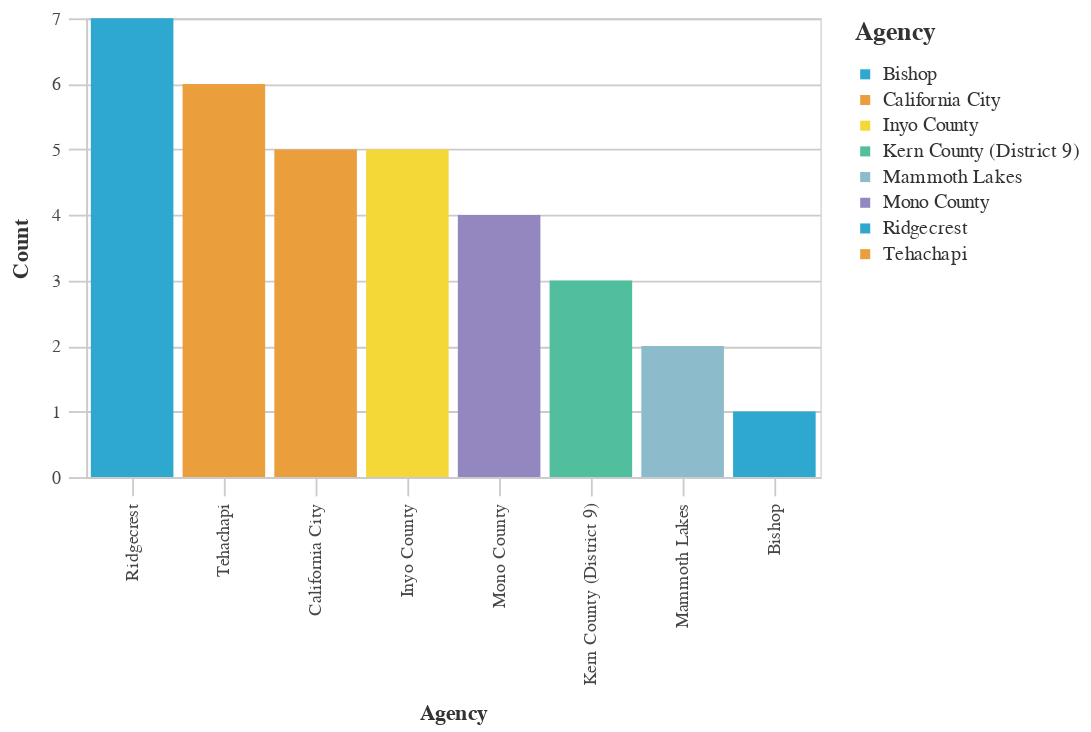

Notebook cell for this chart:
### Markdown cell above
## Agencies With The Most Unique Prefix Codes

### Code cell
#Bar chart Agencies With The Most Unique Prefix Codes
    
chart3 = (_dla_utils_reports.basic_bar_chart_no_save(((_dla_utils_reports.get_nunique(df, 'prefix', 'primary_agency_name')).head(30)),
                            'primary_agency_name', 'n', 'primary_agency_name', district))
    
display(chart3)

### Figure 1 — Vega-Lite specification as saved in the notebook (floating-point values rounded to 4 significant figures)
{"config": {"view": {"continuousWidth": 400, "continuousHeight": 300}, "axis": {"domainColor": "#cbcbcb", "grid": true, "gridColor": "#cbcbcb", "gridWidth": 1, "labelColor": "#474747", "labelFont": "Nunito Sans", "labelFontSize": 10, "labelPadding": 4, "tickColor": "#cbcbcb", "tickSize": 10, "titleColor": "#333", "titleFont": "Raleway", "titleFontSize": 12, "titlePadding": 10}, "axisBand": {"grid": false}, "background": "white", "font": "Raleway", "header": {"labelFont": "Nunito Sans", "titleFont": "Raleway"}, "legend": {"labelColor": "#333", "labelFont": "Nunito Sans", "labelFontSize": 11, "labelLimit": 0, "padding": 1, "symbolSize": 30, "symbolType": "square", "titleColor": "#333", "titleFont": "Raleway", "titleFontSize": 14, "titlePadding": 10}, "title": {"anchor": "middle", "font": "Raleway", "fontSize": 18, "fontWeight": 300, "offset": 20}}, "data": {"name": "data-768c9a809a713f6c608160d5caf436a2"}, "mark": "bar", "encoding": {"color": {"field": "primary_agency_name", "legend": {"symbolLimit": 10, "title": "Agency"}, "scale": {"range": ["#2EA8CE", "#EB9F3C", "#F4D837", "#51BF9D", "#8CBCCB", "#9487C0"]}, "type": "nominal"}, "tooltip": [{"field": "primary_agency_name", "type": "nominal"}, {"field": "n", "type": "quantitative"}], "x": {"field": "primary_agency_name", "sort": "-y", "title": "Agency", "type": "nominal"}, "y": {"field": "n", "title": "Count", "type": "quantitative"}}, "height": 250, "width": 400, "$schema": "https://vega.github.io/schema/vega-lite/v4.17.0.json", "datasets": {"data-768c9a809a713f6c608160d5caf436a2": [{"primary_agency_name": "Ridgecrest", "n": 7}, {"primary_agency_name": "Tehachapi", "n": 6}, {"primary_agency_name": "California City", "n": 5}, {"primary_agency_name": "Inyo County", "n": 5}, {"primary_agency_name": "Mono County", "n": 4}, {"primary_agency_name": "Kern County (District 9)", "n": 3}, {"primary_agency_name": "Mammoth Lakes", "n": 2}, {"primary_agency_name": "Bishop", "n": 1}]}}
